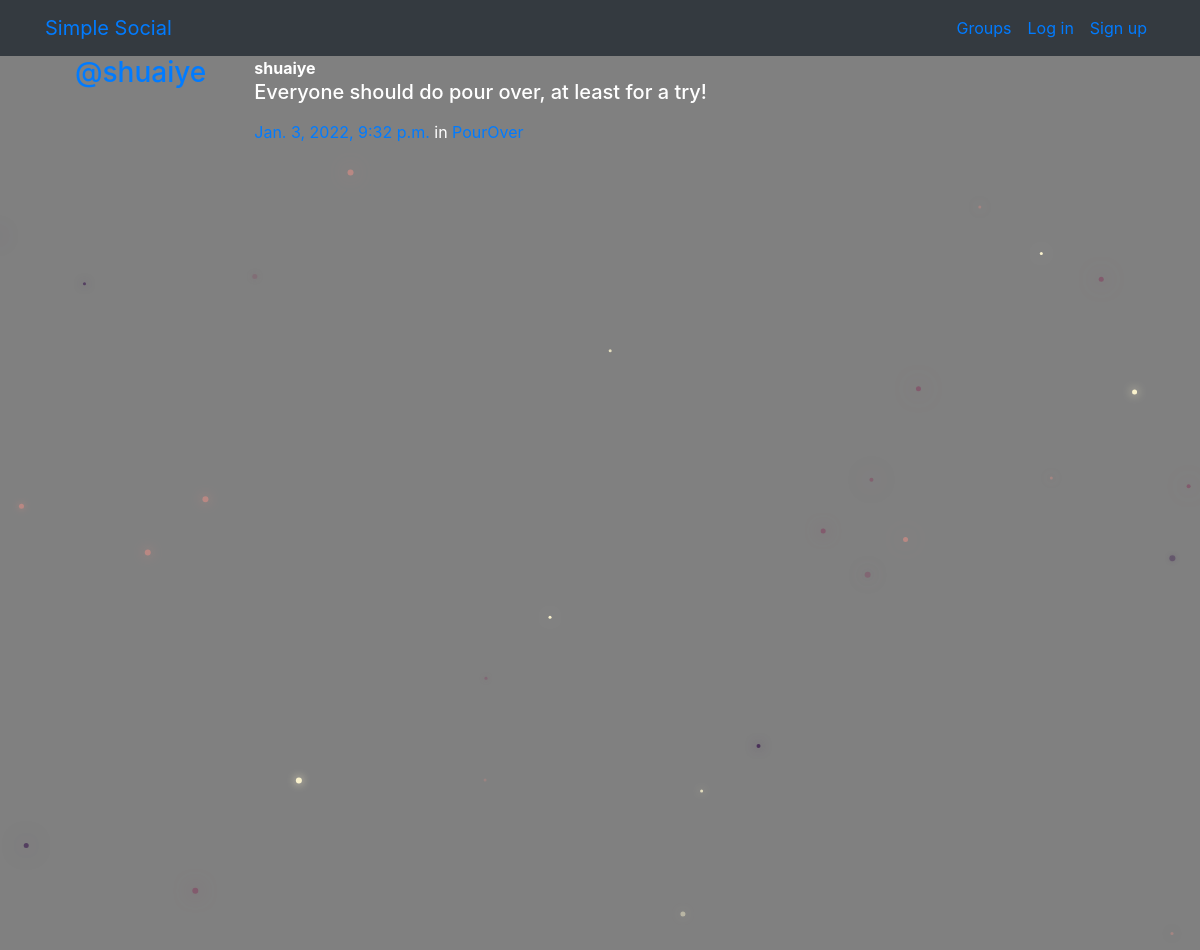
/posts/, run on the app's committed database.
### posts/models.py (models this page shows, shortened)
class Post(models.Model):
    user = models.ForeignKey(User, related_name="posts",on_delete=models.CASCADE)
    created_at = models.DateTimeField(auto_now=True)
    message = models.TextField()
    message_html = models.TextField(editable=False)
    group = models.ForeignKey(Group, related_name="posts",null=True, blank=True,on_delete=models.CASCADE)
    class Meta:
        ordering = ["-created_at"]
        unique_together = ["user", "message"]

### groups/models.py (models this page shows, shortened)
class Group(models.Model):
    name = models.CharField(max_length=255, unique=True)
    slug = models.SlugField(allow_unicode=True, unique=True)
    description = models.TextField(blank=True, default='')
    description_html = models.TextField(editable=False, default='', blank=True)
    members = models.ManyToManyField(User,through="GroupMember")
    class Meta:
        ordering = ["name"]

### posts/views.py (the view)
# urls.py: path('', views.PostList.as_view(), name="all"),
class PostList(SelectRelatedMixin, generic.ListView):
    model = models.Post
    select_related = ("user", "group")

### posts/templates/posts/post_list.html (shortened to what this page needs)
{% extends "posts/post_base.html" %}
{% load humanize %}
{% block post_content %}
<div class="col-md-8">
	{% for post in post_list %}
  {% include "posts/_post.html" %}
	{% endfor %}
</div>
{% endblock %}

### posts/templates/posts/_post.html (shortened to what this page needs)
<div class="media">
	<h3 class="mr-5"><a href="{% url 'posts:for_user' username=post.user.username %}">@{{ post.user.username }}</a></h3>
	<div class="media-body">
		<strong>{{ post.user.username }}</strong>
		<h5>{{ post.message_html|safe }}</h5>
			<time class="time"><a href="{% url 'posts:single' username=post.user.username pk=post.pk %}">{{ post.created_at }}</a></time>
			{% if post.group %}
			<span class="group-name">in <a href="#">{{ post.group.name }}</a></span>
			{% endif %}
	</div>
</div>

### static/simplesocial/css/master.css (style rules this page uses)
body { margin: 0; overflow: hidden; background-color: gray; color:white; }

### data on the page
Post: user.username "shuaiye", message_html "Everyone should do pour over, at least for a try!", created_at "Jan. 3, 2022, 9:32 p.m.", group.name "PourOver"
